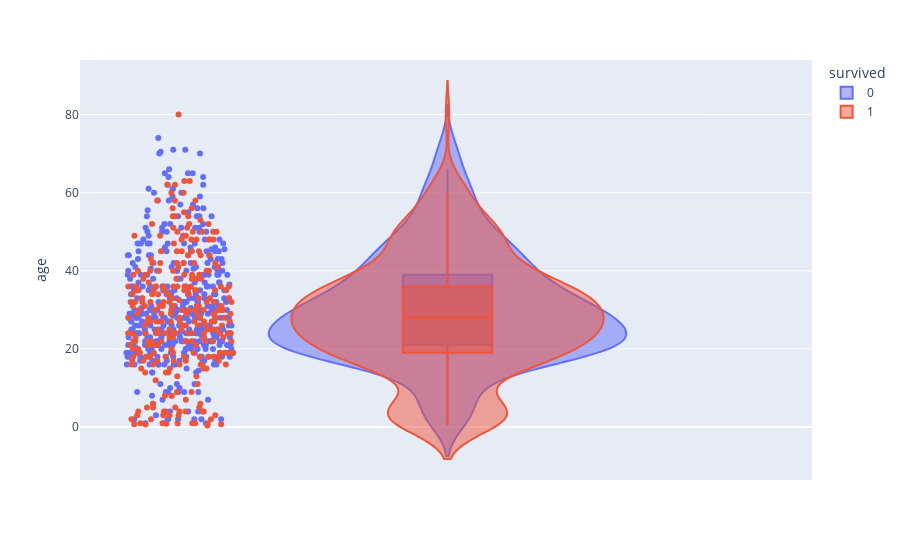

Notebook cell for this chart:
### Code cell
px.violin(df,x='age',y='age',color='survived',points='all',box=True,violinmode='overlay')

### Figure 1 — Plotly figure (JSON) as saved in the notebook; plotly's stock layout.template omitted (floating-point values rounded to 4 significant figures; data arrays with more than 128 entries replaced by an {"elided": "..."} marker saying what was removed)
{"data": [{"alignmentgroup": "True", "box": {"visible": true}, "hovertemplate": "survived=0<br>age=%{y}<extra></extra>", "legendgroup": "0", "marker": {"color": "#636efa"}, "name": "0", "offsetgroup": "0", "orientation": "v", "points": "all", "scalegroup": "True", "showlegend": true, "type": "violin", "x0": " ", "xaxis": "x", "y": {"elided": "549 float values"}, "y0": " ", "yaxis": "y"}, {"alignmentgroup": "True", "box": {"visible": true}, "hovertemplate": "survived=1<br>age=%{y}<extra></extra>", "legendgroup": "1", "marker": {"color": "#EF553B"}, "name": "1", "offsetgroup": "1", "orientation": "v", "points": "all", "scalegroup": "True", "showlegend": true, "type": "violin", "x0": " ", "xaxis": "x", "y": {"elided": "342 float values"}, "y0": " ", "yaxis": "y"}], "layout": {"legend": {"title": {"text": "survived"}, "tracegroupgap": 0}, "margin": {"t": 60}, "violinmode": "overlay", "xaxis": {"anchor": "y", "domain": [0, 1]}, "yaxis": {"anchor": "x", "domain": [0, 1], "title": {"text": "age"}}}}
